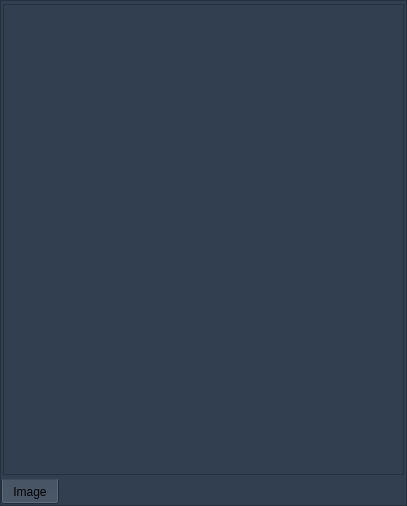
       <widget class="QFrame" name="frame">
        <property name="sizePolicy">
         <sizepolicy hsizetype="MinimumExpanding" vsizetype="MinimumExpanding">
          <horstretch>0</horstretch>
          <verstretch>0</verstretch>
         </sizepolicy>
        </property>
        <property name="minimumSize">
         <size>
          <width>407</width>
          <height>506</height>
         </size>
        </property>
        <property name="maximumSize">
         <size>
          <width>407</width>
          <height>506</height>
         </size>
        </property>
        <property name="styleSheet">
         <string notr="true">background-color: rgb(49, 63, 80);</string>
        </property>
        <property name="frameShape">
         <enum>QFrame::Shape::StyledPanel</enum>
        </property>
        <property name="frameShadow">
         <enum>QFrame::Shadow::Raised</enum>
        </property>
        <layout class="QGridLayout" name="gridLayout_4">
         <property name="leftMargin">
          <number>0</number>
         </property>
         <property name="topMargin">
          <number>0</number>
         </property>
         <property name="rightMargin">
          <number>0</number>
         </property>
         <property name="bottomMargin">
          <number>0</number>
         </property>
         <property name="spacing">
          <number>0</number>
         </property>
         <item row="0" column="1">
          <widget class="QTabWidget" name="pixmapTabs">
           <property name="sizePolicy">
            <sizepolicy hsizetype="MinimumExpanding" vsizetype="MinimumExpanding">
             <horstretch>0</horstretch>
             <verstretch>0</verstretch>
            </sizepolicy>
           </property>
           <property name="minimumSize">
            <size>
             <width>405</width>
             <height>504</height>
            </size>
           </property>
           <property name="maximumSize">
            <size>
             <width>405</width>
             <height>504</height>
            </size>
           </property>
           <property name="styleSheet">
            <string notr="true">background-color: rgb(49, 63, 80);
border-color: rgb(0, 0, 0);</string>
           </property>
           <property name="tabPosition">
            <enum>QTabWidget::TabPosition::South</enum>
           </property>
           <property name="currentIndex">
            <number>0</number>
           </property>
           <property name="tabsClosable">
            <bool>false</bool>
           </property>
           <property name="tabBarAutoHide">
            <bool>false</bool>
           </property>
           <widget class="QWidget" name="Image">
            <property name="sizePolicy">
             <sizepolicy hsizetype="MinimumExpanding" vsizetype="MinimumExpanding">
              <horstretch>0</horstretch>
              <verstretch>0</verstretch>
             </sizepolicy>
            </property>
            <property name="minimumSize">
             <size>
              <width>405</width>
              <height>477</height>
             </size>
            </property>
            <property name="maximumSize">
             <size>
              <width>405</width>
              <height>477</height>
             </size>
            </property>
            <property name="styleSheet">
             <string notr="true">border-color: rgb(0, 0, 0);</string>
            </property>
            <attribute name="title">
             <string>Image</string>
            </attribute>
            <layout class="QGridLayout" name="gridLayout_5">
             <property name="leftMargin">
              <number>0</number>
             </property>
             <property name="topMargin">
              <number>0</number>
             </property>
             <property name="rightMargin">
              <number>0</number>
             </property>
             <property name="bottomMargin">
              <number>0</number>
             </property>
             <property name="spacing">
              <number>0</number>
             </property>
             <item row="0" column="0">
              <widget class="QFrame" name="imagematplotFrame">
               <property name="sizePolicy">
                <sizepolicy hsizetype="Fixed" vsizetype="Fixed">
                 <horstretch>0</horstretch>
                 <verstretch>0</verstretch>
                </sizepolicy>
               </property>
               <property name="minimumSize">
                <size>
                 <width>401</width>
                 <height>471</height>
                </size>
               </property>
               <property name="maximumSize">
                <size>
                 <width>401</width>
                 <height>471</height>
                </size>
               </property>
               <property name="styleSheet">
                <string notr="true">background-color: rgb(49, 63, 80);
</string>
               </property>
               <property name="frameShape">
                <enum>QFrame::Shape::StyledPanel</enum>
               </property>
               <property name="frameShadow">
                <enum>QFrame::Shadow::Plain</enum>
               </property>
               <property name="lineWidth">
                <number>0</number>
               </property>
              </widget>
             </item>
            </layout>
           </widget>
          </widget>
         </item>
        </layout>
       </widget>
